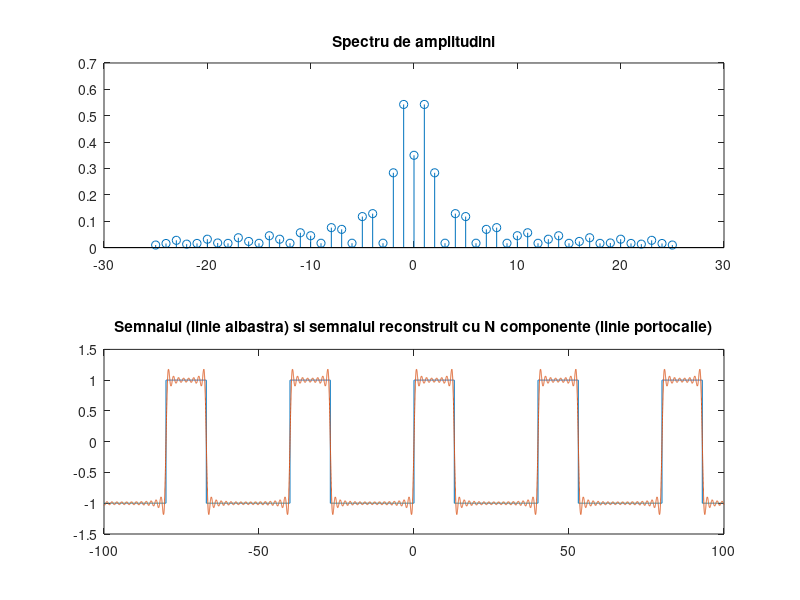

This chart was generated by the following MATLAB code:
%x(t)=SUMA(de la -infint la infinit)[C(kw)*exp(jkwt)]
T=40; %perioada
D=13; %durata
N=25; %N-ul reprezinta capetele intervalului in care este cuprins k
%am luan N=25 pentru a pune in evidenta mai bine oscilatiile cand
%reconstruim semnalul dupa Componentele C(kw)exp(jkwt)
A=1; %amplitudinea semnalului
t=-100:0.01:100;
w=2*pi/T;
x=0;
y=square(2*pi/T*t,D/T*100);
c=zeros(size(2*N+1));
for k=-N:1:N;
    fun1=@(t) A.*exp(-1j*k*w*t); %am creat o functie cu expresia lui C(kw)
    %pe intervalul [0,D] unde x(t)=A;    
    fun2=@(t) (-A).*exp(-1j*k*w*t);%am creat o functie cu expresia lui C(kw)
    %pe intervalul [D,T] unde x(t)=-A;    
    c(k+N+1)=1/T*(integral(fun1,0,D)+integral(fun2,D,T)); %calculam C(kw)
    x=x+c(k+N+1)*exp(1j*k*w*t);%se aduna fiecare C(kw)*exp(jkwt) pt fiecare k
end
subplot(2, 1, 1)
stem((-N:N),abs(c)); title('Spectru de amplitudini');
subplot(2, 1,2)
plot(t, y, t, x); title('Semnalul (linie albastra) si semnalul reconstruit cu N componente (linie portocalie)')

%EXPLICATII:
%Cu cat N este mai mare cu atat semnalul obitinut prin "reconstruire"
%incepe sa arata ca semnalul dreptunghiular, ideal ar fi ca N sa fie egal
%cu infin, dar acest lucru nu se poate face in MatLab.